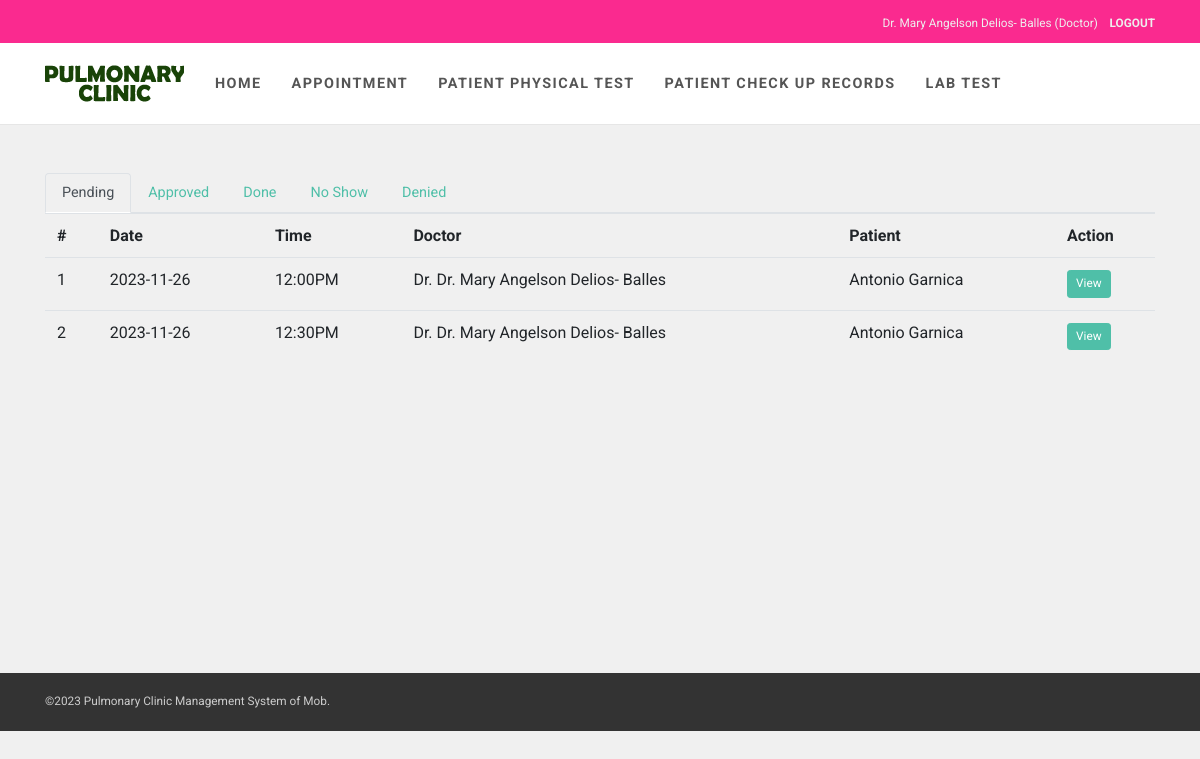
The app's page /pages/appointments.php (signed in) with its own data.
### tables this page shows
CREATE TABLE `appointment` (
  `Id` int(11) NOT NULL AUTO_INCREMENT,
  `patientId` int(11) DEFAULT NULL,
  `appointmentDate` date DEFAULT NULL,
  `status` varchar(30) DEFAULT 'Pending',
  `dateAdded` date DEFAULT NULL,
  `appointmentTime` varchar(10) DEFAULT NULL,
  `purpose` text,
  `doctorId` int(11) DEFAULT NULL,
  PRIMARY KEY (`Id`)
);

CREATE TABLE `user` (
  `Id` tinyint(11) NOT NULL AUTO_INCREMENT,
  `username` varchar(100) NOT NULL DEFAULT '',
  `password` varchar(100) NOT NULL,
  `firstName` varchar(150) DEFAULT NULL,
  `lastName` varchar(150) DEFAULT NULL,
  `status` varchar(255) DEFAULT 'Inactive',
  `role` varchar(20) DEFAULT NULL,
  `dateAdded` date DEFAULT NULL,
  `phone` varchar(255) DEFAULT NULL,
  `email` varchar(255) DEFAULT NULL,
  `isDeleted` varchar(255) DEFAULT 'false',
  `birthday` date DEFAULT NULL,
  `doctorId` int(11) DEFAULT NULL,
  `image` varchar(255) DEFAULT NULL,
  PRIMARY KEY (`Id`)
);

### config/functions.php (called while the page is built, shortened)
<?php
function get_query_string($keyword, $default){
	return (isset($_GET[$keyword]) && $_GET[$keyword] != '') ? $_GET[$keyword] : $default;
}
?>

### config/Models.php (called while the page is built, shortened)
<?php
include "CRUD.php";
include "functions.php";
function user() {
	$crud = new CRUD;
	$crud->table = "user";
	return $crud;
}
function appointment() {
	$crud = new CRUD;
	$crud->table = "appointment";
	return $crud;
}
?>

### config/CRUD.php (called while the page is built)
<?php class CRUD{var $table;var $obj=array();function arrayToQuery($query){$query_array=array();foreach($query as $key=>$key_value){if($key_value=="NOW()"){$query_array[]="$key=$key_value";}else{$query_array[]="$key='".htmlspecialchars($key_value,ENT_QUOTES)."'";}}return implode(', ',$query_array);}function list($query=""){$query=$query?"where ".$query:"";$db=Database::connect();$pdo=$db->prepare("select * from $this->table $query");$pdo->execute();$result=$pdo->fetchAll(PDO::FETCH_OBJ);Database::disconnect();return $result;}function count($query=""){$query=$query?"where ".$query:"";$db=Database::connect();$pdo=$db->prepare("select * from $this->table $query");$pdo->execute();Database::disconnect();return $pdo->rowCount();}function get($args){$db=Database::connect();$pdo=$db->prepare("select * from $this->table where $args");$pdo->execute();$result=$pdo->fetch(PDO::FETCH_OBJ);Database::disconnect();return $result;}function create(){$object=$this->arrayToQuery($this->obj);$db=Database::connect();$pdo=$db->prepare("insert into $this->table set $object");$pdo->execute();Database::disconnect();}function update($args){$object=$this->arrayToQuery($this->obj);$db=Database::connect();$pdo=$db->prepare("update $this->table set $object where $args");$pdo->execute();Database::disconnect();}function delete($args){$db=Database::connect();$pdo=$db->prepare("delete from $this->table where $args");$pdo->execute();Database::disconnect();}} ?>

### pages/appointments.php (the view, shortened to what this page needs)
<?php
$ROOT_DIR="../";
include $ROOT_DIR . "templates/header.php";
$status = get_query_string("status", "Pending");
$appointment_list = appointment()->list("status='$status'");
function get_doctor($Id){
  $doctor = user()->get("Id=$Id");
  return "Dr. " . $doctor->firstName . " " . $doctor->lastName;
}
$pendingActive = "";
$approvedActive = "";
$doneActive = "";
$noShowActive = "";
$deniedActive = "";
if ($status=="Pending") {
  $pendingActive = "active";
}
?>
<ul class="nav nav-tabs">
<li class="nav-item">
  <a class="nav-link <?=$pendingActive?>" href="?status=Pending">Pending</a>
</li>
<li class="nav-item">
  <a class="nav-link <?=$approvedActive?>" href="?status=Approved">Approved</a>
</li>
<li class="nav-item">
  <a class="nav-link <?=$doneActive?>" href="?status=Done">Done</a>
</li>
<li class="nav-item">
  <a class="nav-link <?=$noShowActive?>" href="?status=No Show">No Show</a>
</li>
<li class="nav-item">
  <a class="nav-link <?=$deniedActive?>" href="?status=Denied">Denied</a>
</li>
</ul>
<table class="table">
  <tr>
    <th>#</th>
    <th>Date</th>
    <th>Time</th>
    <th>Doctor</th>
    <th>Patient</th>
    <th width="100">Action</th>
  </tr>
  <?php
  $count = 0;
   foreach ($appointment_list as $row):
     $patient = user()->get("Id=$row->patientId");
     $count += 1;
     ?>
    <tr>
      <td><?=$count;?></td>
      <td><?=$row->appointmentDate;?></td>
      <td><?=$row->appointmentTime;?></td>
      <td><?=get_doctor($row->doctorId);?></td>
      <td><?=$patient->firstName;?> <?=$patient->lastName;?></td>
      <td><a href="appointment-detail.php?Id=<?=$row->Id;?>" class="btn btn-primary btn-sm">View</a></td>
    </tr>
  <?php endforeach; ?>
</table>
<?php include $ROOT_DIR . "templates/footer.php"; ?>

### records on screen
appointment: appointmentDate "2023-11-26", appointmentTime "12:00PM", doctorId.lastName "Dr. Dr. Mary Angelson Delios- Balles", user.firstName "Antonio", user.lastName "Garnica"
appointment: appointmentDate "2023-11-26", appointmentTime "12:30PM", doctorId.lastName "Dr. Dr. Mary Angelson Delios- Balles", user.firstName "Antonio", user.lastName "Garnica"

### other values on screen
$_SESSION["user_session"]["firstName"] "Dr. Mary Angelson"
$_SESSION["user_session"]["lastName"] "Delios- Balles"
$_SESSION["user_session"]["role"] "Doctor"
